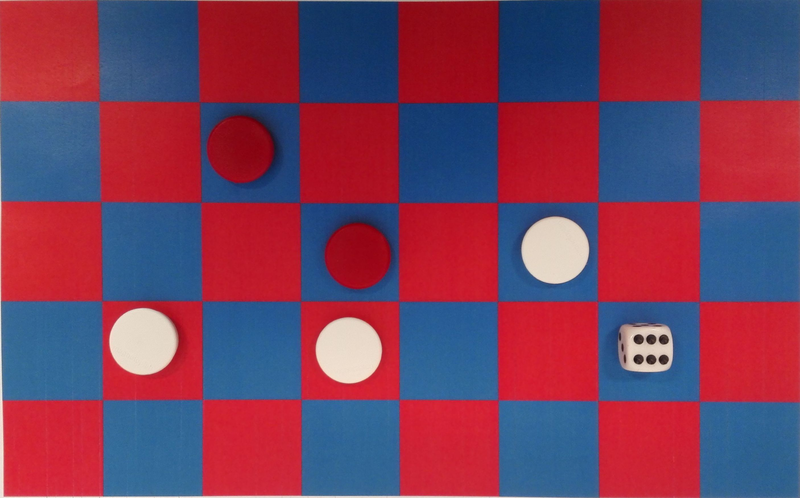
%> input picture assign3/matlabcode/DIPfinalproject/image1.png, 800 x 498 px
$ octave --eval "result = removeNoiseWhiteCheckers;"   (GNU Octave 9; MATLAB toolbox functions it lacks are replaced by stand-ins)
%> lines starting %> are read from the running program, lines starting %| are printed output that depends on the picture; in (x1, y1, x2, y2) boxes, pixels count from 0 and x2, y2 are one past the last pixel; in counts of white or black regions, pixels touching at a corner belong together; the program's own positions count from 1
### assign3/matlabcode/DIPfinalproject/grayscaleConversion.m
function convImage = grayscaleConversion(string)
%> called with string = 'image1.png'

image = double(imread(string));


disp(size(image));
%|    498   800     3
I1 = [1:256;1:256];
I2 = [1:256;1:256];

for i=1:498
    for j=1:800
        red = image(i,j,1);

        green = image(i,j,2);
        blue = image(i,j,3);


        gray = 0.2126 * red + 0.7152 * green + 0.0722 * blue;

        I2(i,j) = gray;

    end
end
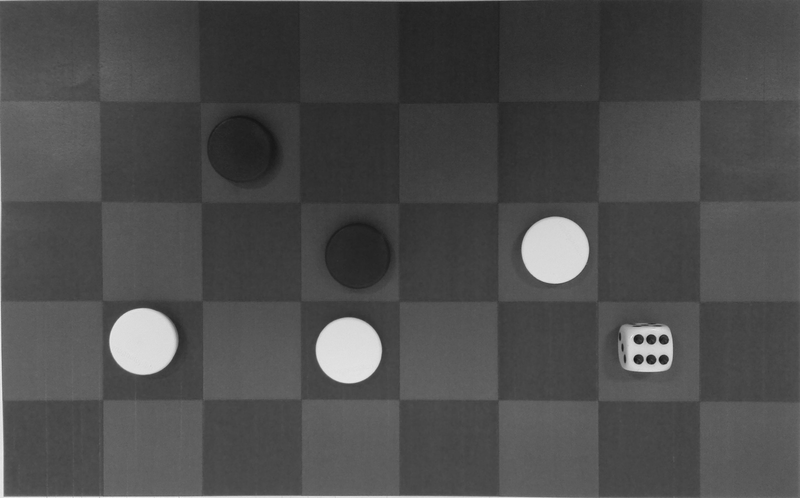
%> I2: size 498x800 double; min 19.9, max 240.8, mean 76.8
imgToShow1 = uint8(image);
%> imgToShow1 is the input picture: size 498x800x3 uint8; mean R, G, B 122.5, 61.7, 91.6
imgToShow2 = uint8(I2);
convImage = imgToShow2;
figure(1);
imshow(imgToShow1);
figure(3);
imshow(imgToShow2);
end

### assign3/matlabcode/DIPfinalproject/distanceTransform.m
function imageShow = distanceTransform(image)


startImage = double(image);
figure(1);
imshow(image);
image = double(image);
nhood = [1 1 1; 1 1 1; 1 1 1];
change = 0;
counter = zeros(498,800);

nextImage = imerode(image,nhood);
 for i=1:498
        for j=1:800
            if (nextImage(i,j) == 255)
                 counter(i,j) = counter(i,j) + 1;

            end
            if (nextImage(i,j) == 0 && image(i,j) ~= 0)
                     change = 1;
            end

        end
 end
 image = nextImage;
counted = 0;
while(change == 1)
    change = 0;
    counted = counted + 1;
    nextImage = imerode(image,nhood);

    for i=1:498
        for j=1:800
             if (nextImage(i,j) == 255)
                 counter(i,j) = counter(i,j) + 1;
             end
             if (nextImage(i,j) == 0 && image(i,j) ~= 0)
                         change = 1;
             end
        end
    end
    image = nextImage;

end

for i = 1:498
    for j=1:800
        startImage(i,j) = 0 + (counter(i,j) * 7);
    end
end
imageShow= uint8(startImage);
figure(2);
imshow(imageShow);
end

### assign3/matlabcode/DIPfinalproject/removeNoiseWhiteCheckers.m
function image = removeNoiseWhiteCheckers()

image = grayscaleConversion('image1.png');

imageRep = ones(498,800);
for i=1:498
    for j=1:800
        if (image(i,j) > 128)
            imageRep(i,j) = 0;
        else
              imageRep(i,j) = 1;
        end
    end
end
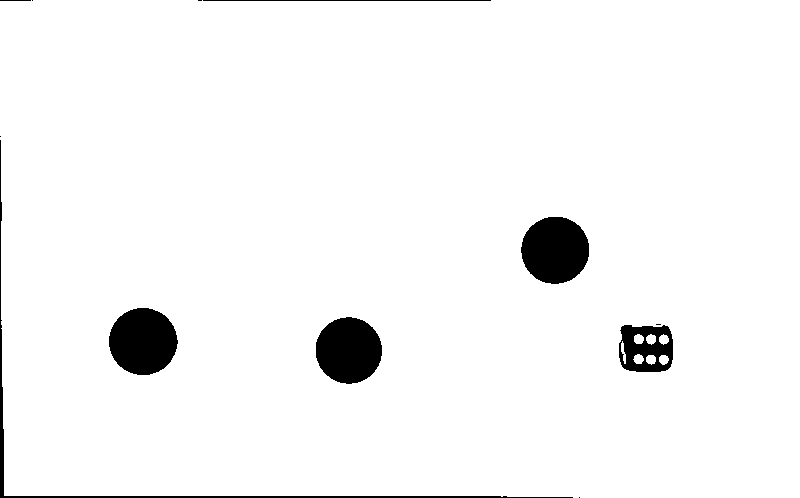
%> imageRep: size 498x800 double; values 0 (black) and 1 (white), 96.4% white; 12 black regions (5 under 20 px), largest, box (x1, y1, x2, y2) and area: (109, 308, 178, 375) 3597, (521, 217, 589, 284) 3584, (316, 317, 382, 384) 3455


se = strel('disk', 10, 8);
dialted = imdilate(imageRep,se);
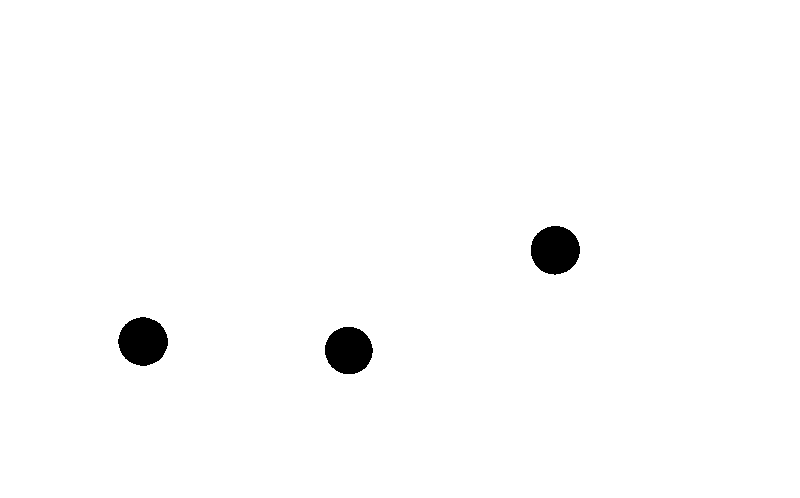
%> dialted: size 498x800 double; values 0 (black) and 1 (white), 98.6% white; 3 black regions, box (x1, y1, x2, y2) and area: (118, 317, 168, 366) 1872, (531, 226, 580, 275) 1865, (325, 327, 373, 374) 1771

se = strel('disk',10,8);
dialted = imerode(dialted,se);
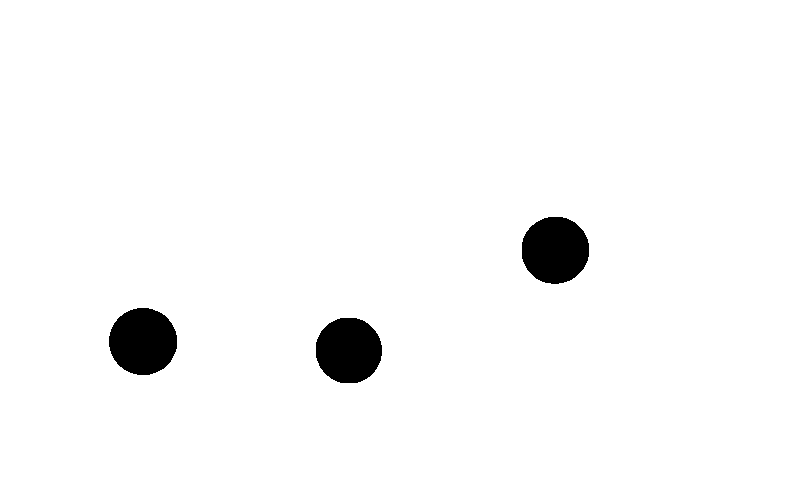
%> dialted: size 498x800 double; values 0 (black) and 1 (white), 97.3% white; 3 black regions, box (x1, y1, x2, y2) and area: (109, 308, 177, 375) 3590, (522, 217, 589, 284) 3572, (316, 318, 382, 383) 3440

for i=1:498
    for j=1:800
        if (dialted(i,j) == 1)
            image(i,j) = 0;
        else
              image(i,j) = 255;
        end
    end
end
imageshow = uint8(image);
figure(3);
imshow(imageshow);
imagedist = distanceTransform(image);
%> in distanceTransform, `nextImage = imerode(image,nhood);`:
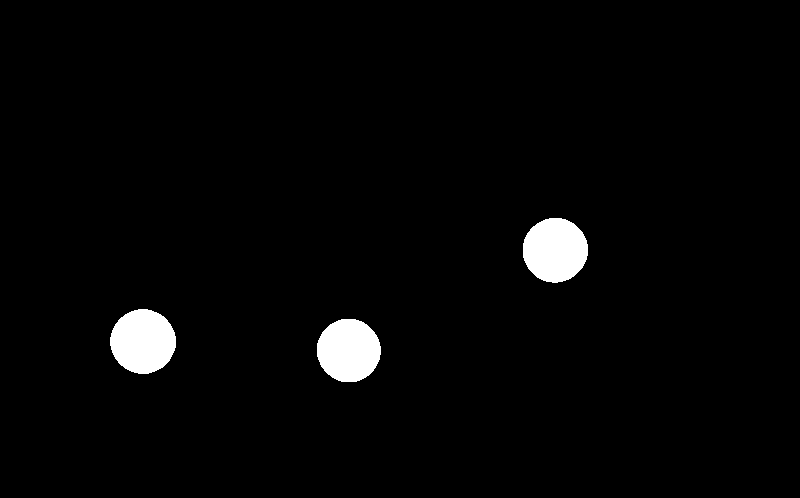
%> nextImage: size 498x800 double; 2.5% white; 3 white regions, box (x1, y1, x2, y2) and area: (110, 309, 176, 374) 3324, (523, 218, 588, 283) 3308, (317, 319, 381, 382) 3182
%> after the loop in distanceTransform, `for i=1:498`: change = 1
figure(7);
imshow(uint8(imagedist));

end
%> (the run ends here)
